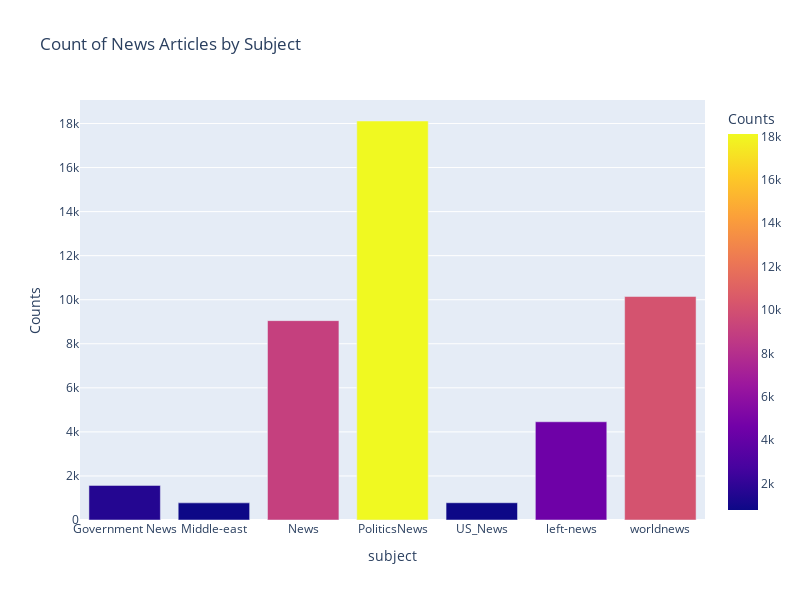

Notebook code for this chart:
### Code cell
sub_check=df_1.groupby('subject').apply(lambda x:x['title'].count()).reset_index(name='Counts')
display(sub_check)
fig=px.bar(sub_check,x='subject',y='Counts',color='Counts',title='Count of News Articles by Subject')
fig.update_layout(width=800, height=600)

fig.show()

### Figure 1 — Plotly figure (JSON) as saved in the notebook; plotly's stock layout.template omitted (floating-point values rounded to 4 significant figures)
{"data": [{"alignmentgroup": "True", "hovertemplate": "subject=%{x}<br>Counts=%{marker.color}<extra></extra>", "legendgroup": "", "marker": {"color": [1570, 778, 9050, 18113, 783, 4459, 10145], "coloraxis": "coloraxis", "pattern": {"shape": ""}}, "name": "", "offsetgroup": "", "orientation": "v", "showlegend": false, "textposition": "auto", "type": "bar", "x": ["Government News", "Middle-east", "News", "PoliticsNews", "US_News", "left-news", "worldnews"], "xaxis": "x", "y": [1570, 778, 9050, 18113, 783, 4459, 10145], "yaxis": "y"}], "layout": {"barmode": "relative", "coloraxis": {"colorbar": {"title": {"text": "Counts"}}, "colorscale": [[0, "#0d0887"], [0.1111, "#46039f"], [0.2222, "#7201a8"], [0.3333, "#9c179e"], [0.4444, "#bd3786"], [0.5556, "#d8576b"], [0.6667, "#ed7953"], [0.7778, "#fb9f3a"], [0.8889, "#fdca26"], [1, "#f0f921"]]}, "height": 600, "legend": {"tracegroupgap": 0}, "title": {"text": "Count of News Articles by Subject"}, "width": 800, "xaxis": {"anchor": "y", "domain": [0, 1], "title": {"text": "subject"}}, "yaxis": {"anchor": "x", "domain": [0, 1], "title": {"text": "Counts"}}}}
